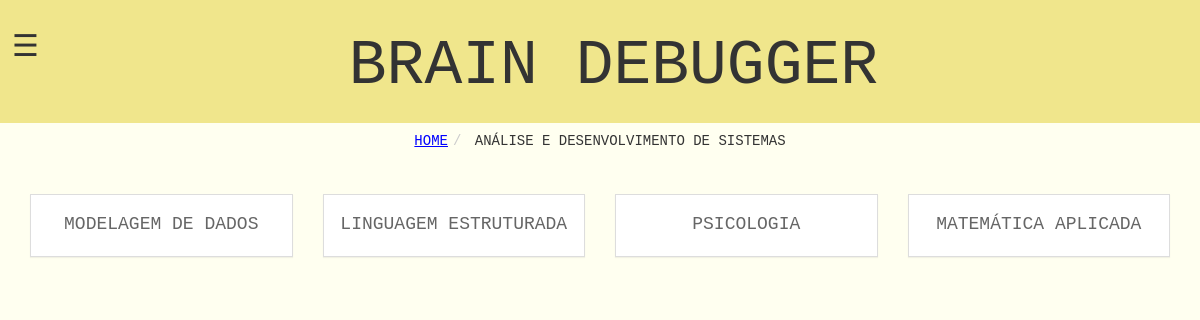
/index.php?act=disciplina&id=2 (signed in), run on the app's committed database.
### tables this page shows
create table if not exists `disciplina`(
	ID_Disciplina int primary key NOT NULL AUTO_INCREMENT,
    Nome_Disciplina varchar(100),
    ID_Curso int
)DEFAULT CHARSET=utf8;

### selections.php (the view, shortened to what this page needs)
<?php
function select($table,$id=0){
  require 'credentials.php';
  $tables = array('curso' => "Curso",'disciplina'=>"Disciplina",
      'assunto'=>"Assunto",'exercicio'=>"Exercicio");
  $conn = mysqli_connect($servername, $username, $password, $dbname);
  mysqli_set_charset($conn,"utf8");
  $header=4;
  $keys=array_keys($tables);
  $pos=array_search($table,$keys);
  $atnome="Nome_".$tables[$table];
  if($table=="curso"){
    $header=1;
    $sql = "SELECT c.* from usuario u JOIN
    usuario_has_Curso uc ON u.ID_Usuario = uc.ID_Usuario JOIN
    curso c ON c.ID_Curso = uc.ID_Curso WHERE uc.ID_Usuario = ".$_SESSION['user'];
  }else{
    $at="ID_".$tables[$keys[$pos-1]];
    $sql = "SELECT * FROM $table where $at=$id" ;
  }
  $result = mysqli_query($conn, $sql);
  $html_result="";
  if (mysqli_num_rows($result) > 0) {
    $tagn="";
    $smname="";
    $cont=0;
    $atid="ID_".$tables[$table];
    while($row = mysqli_fetch_assoc($result)) {
      if(isset($row['Tag'])){
        $tagn=$row['Tag'];
        $smname=$row[$atnome];
      }else{
        $tagn=$row[$atnome];
      }
    if($table=="assunto"&&$_SESSION['tipo']){
        $link="index.php?act=listas&id=".$row[$atid];
      }else{
        $link="index.php?act=".$keys[$pos+1]."&id=".$row[$atid];
    }
      if($cont==0){
        $html_result.="<div class='row'>";
      }
      $html_result.=' <div class="col-sm-3">
      <div class="panel panel-default hoverable">
      <a href='.$link.'>
      <div class="panel-heading"><h'.$header.'>'.$tagn.'
      </h'.$header.'><div class="panel-body">'.$smname.
      '</div>
      </div>
      </div>
      </a></div>';
      $cont++;
    }
  }
  else {
  }
  return ($html_result."</div>");
}
function hier($act,$id=0){
  require 'credentials.php';
  $bc=array();
  $conn = mysqli_connect($servername, $username, $password, $dbname);
  mysqli_set_charset($conn,"utf8");
  if($act=="disciplina"){
    $sql = "SELECT Nome_Curso FROM CURSO where ID_Curso=$id";
    $result=mysqli_query($conn,$sql);
    $row=mysqli_fetch_assoc($result);
    $bc[]=array($id,$row['Nome_Curso']);
    $act="curso";
  }
  if($act=="curso"){
    $bc[]=array("","HOME");
  }
  return array_reverse($bc);
}
function breadcrumb($act="",$id=0,$special=""){
  $html_result="<ul class='breadcrumb center'>";
  $array = hier($act,$id);
  if(!empty($array)){
    $order=array("curso","disciplina","assunto","exercicio");
    for($i=0;$i<count($array)-1;$i++){
        $html_result.="<li><a class='bclink' href='index.php?act=".$order[$i];
        if(isset($array[$i][0])){
          $html_result.="&id=".$array[$i][0];
        }
        $html_result.="'>".$array[$i][1]."</a></li>";
    }
    $html_result.="<li>".$array[$i][1]."</li>";
    return $html_result."</ul>";
  }
}
function calls($act,$id,$bc=false){
  switch ($act) {
    case 'disciplina':
      return select($act,$id);
      break;
  }
}
?>

### css/style.css (style rules this page uses)
body { font-family: "Courier New", Courier, monospace; background-color: ivory; }
.panel { border-radius: 0; }
.center { text-align: center; }
.panel-heading { color:#666; }
a:link { text-decoration: none; }
.breadcrumb { background-color: inherit; }
.bclink { color:blue; text-decoration: underline; }
.bclink:link { color:blue; text-decoration: underline; }

### data on the page
disciplina: Nome_Disciplina "MODELAGEM DE DADOS"
disciplina: Nome_Disciplina "LINGUAGEM ESTRUTURADA"
disciplina: Nome_Disciplina "PSICOLOGIA"
disciplina: Nome_Disciplina "MATEMÁTICA APLICADA"

### other printed values
$array[$i][1] "HOME"
$array[$i][1] "ANÁLISE E DESENVOLVIMENTO DE SISTEMAS"
